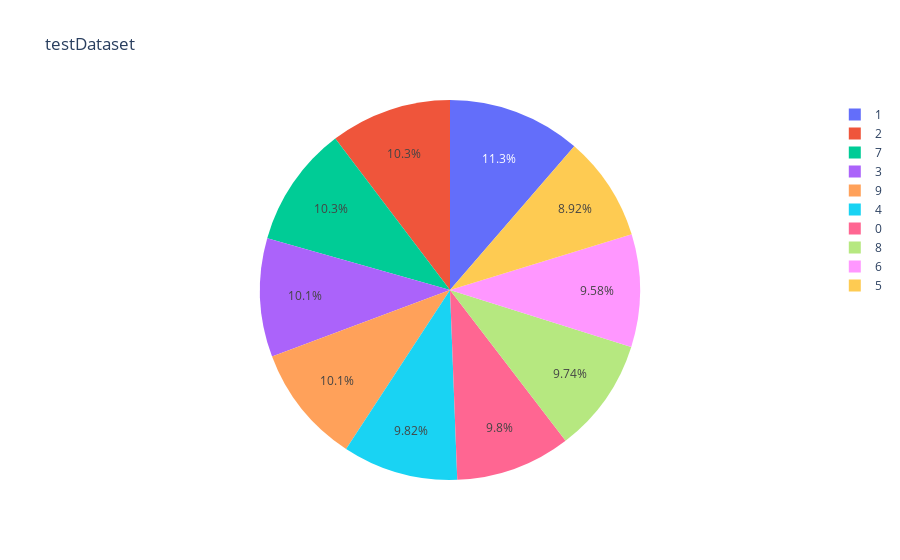

Notebook source saved alongside this figure:
### Code cell
# 将字典的键和值分别作为标签和数值存储到两个列表中
labels = list(dict.keys())
values = list(dict.values())

# 创建饼图数据
pie = go.Pie(labels=labels, values=values)

# 创建图表布局
layout = go.Layout(title='testDataset')

# 绘制饼图
fig = go.Figure(data=[pie], layout=layout)
fig.show()

### Figure 1 — Plotly figure (JSON) as saved in the notebook; plotly's stock layout.template omitted (floating-point values rounded to 4 significant figures)
{"data": [{"labels": ["0", "1", "2", "3", "4", "5", "6", "7", "8", "9"], "values": [980, 1135, 1032, 1010, 982, 892, 958, 1028, 974, 1009], "type": "pie"}], "layout": {"title": {"text": "testDataset"}}}
